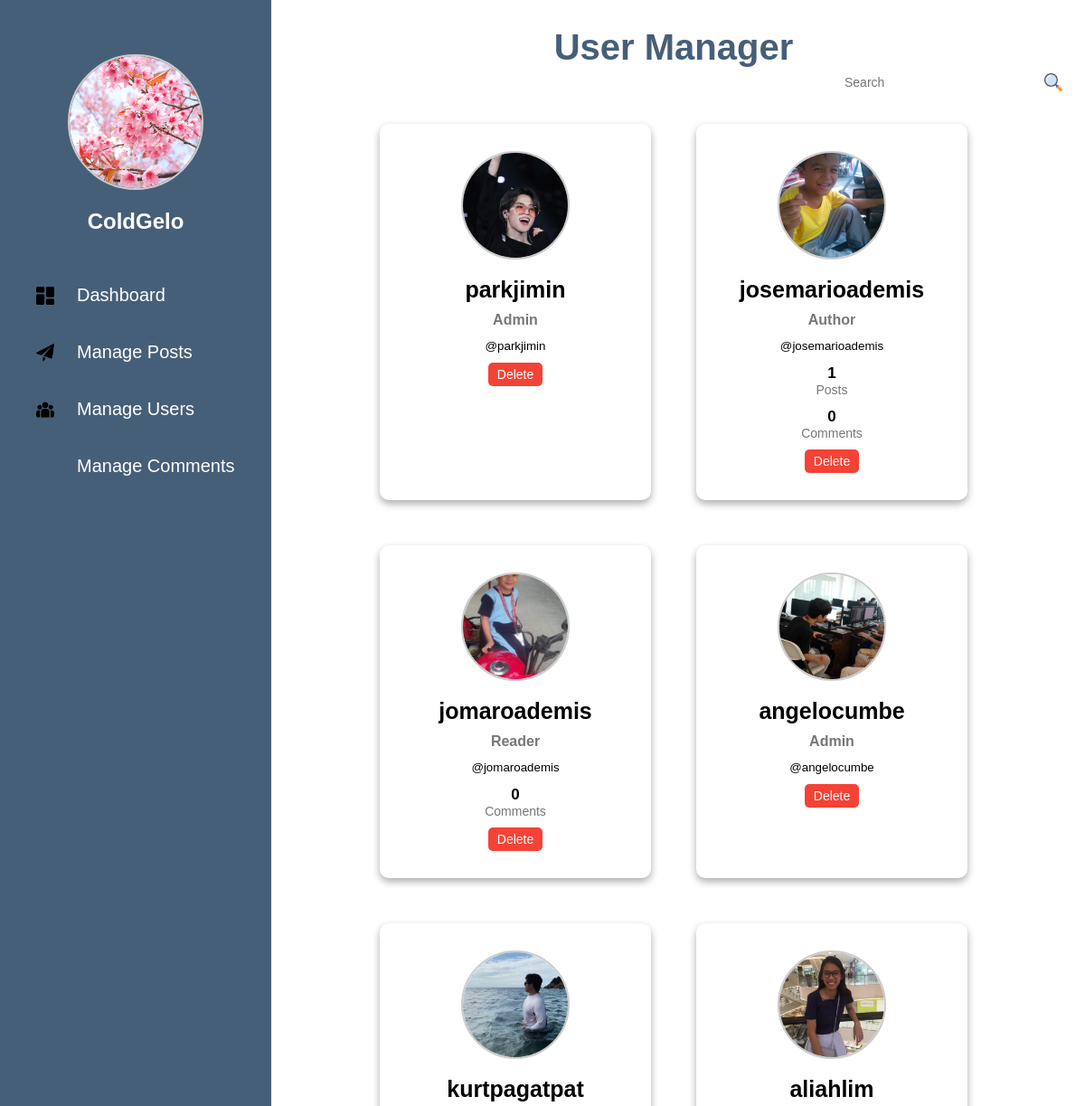
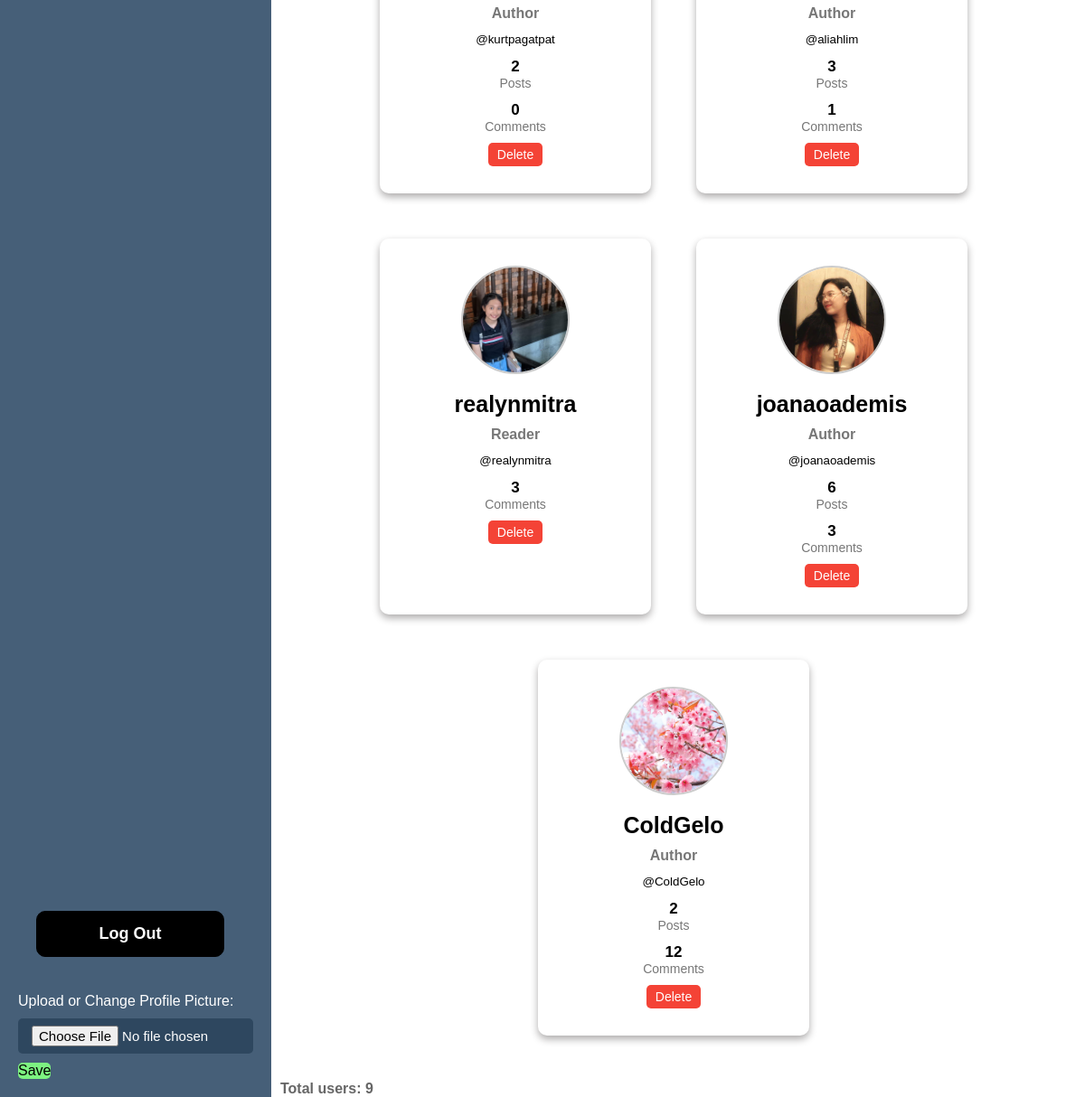
/Admin/users.php (signed in), run on the app's committed database (2 pictures, top to bottom).
### tables this page shows
CREATE TABLE `users` (
  `id` int(11) NOT NULL,
  `username` varchar(30) NOT NULL,
  `pass` varchar(255) NOT NULL,
  `email` varchar(100) NOT NULL,
  `created_at` datetime NOT NULL DEFAULT curtime(),
  `role` varchar(50) DEFAULT NULL,
  `display_name` varchar(100) DEFAULT NULL,
  `gender` enum('male','female','not-specified') DEFAULT NULL,
  `bio` text DEFAULT NULL,
  `profile_picture` varchar(255) DEFAULT NULL
);

### db.php (called while the page is built, shortened)
<?php
require('db.connect.php');
function executeQuery($sql, $data){
    global $conn;
    $stmt = $conn->prepare($sql);
    if (count($data) > 0) {
        $values = array_values($data);
        $types = str_repeat('s', count($values));
        $stmt->bind_param($types, ...$values);
    }
    $stmt->execute();
    return $stmt;
}
function selectOne($table, $conditions = []){
    $sql = "SELECT * FROM $table";
    $i = 0;
    foreach ($conditions as $key => $value){
        if ($i === 0){
            $sql = $sql . " WHERE $key = ?";
        } else {
            $sql = $sql . " AND $key = ?";
        }
        $i++;
    }
    $sql = $sql . " LIMIT 1";
    $stmt = executeQuery($sql, $conditions);
    $records = $stmt->get_result()->fetch_all(MYSQLI_ASSOC);
    return !empty($records) ? $records[0] : [];
}
function users() {
    global $conn;
    $sql = "SELECT
                u.id AS user_id, u.username, u.email, u.role,
                u.gender, u.bio, u.profile_picture, u.created_at,
                COALESCE(p.post_count, 0) AS post_count,
                COALESCE(c.comment_count, 0) AS comment_count
            FROM users u
            LEFT JOIN (SELECT users_id, COUNT(*) AS post_count FROM post GROUP BY users_id) p ON u.id = p.users_id
            LEFT JOIN (SELECT users_id, COUNT(*) AS comment_count FROM comments GROUP BY users_id) c ON u.id = c.users_id
            ORDER BY u.created_at DESC";
    return $conn->query($sql)->fetch_all(MYSQLI_ASSOC);
}
function role($role) {
    $role = strtolower($role);
    return in_array($role, ['admin', 'author']) ? $role : 'reader';
}
?>

### Admin/users.php (the view, shortened to what this page needs)
<?php
include ('../db.connect.php');
include ('../db.php');
$users = users();
?>
<!DOCTYPE html>
<html lang="en">
<head>
    <link rel="stylesheet" href="users.css">
</head>
<body>
    <?php include("header.php") ?>
    <div class="container">
        <h1>User Manager</h1>
        <div class="s-main">
            <img class="s-image" src="image/search.png" alt="">
            <input class="s-box" type="text" placeholder="Search">
        </div>
        <div class="users">
            <?php if (empty($users)): ?>
                <div class="no-users">No users found in the database.</div>
            <?php else: ?>
                <?php foreach ($users as $user): ?>
                    <div class="box-user">
                        <div id="<?= role($user['role']) ?>">
                            <?php if (!empty($user['profile_picture'])): ?>
                                <img src="../profiles/<?php echo htmlspecialchars($user['profile_picture']); ?>" alt="Profile Picture">
                            <?php else: ?>
                                <img src="image/profile.png" alt="Default Profile">
                            <?php endif; ?>
                            <h3><?= htmlspecialchars($user['username']) ?></h3>
                            <h2 id="role"><?= htmlspecialchars(ucfirst($user['role'] ?? 'Reader')) ?></h2>
                            <div class="user-info">
                                <small>@<?= htmlspecialchars($user['username']) ?></small>
                            </div>
                            <?php if ($user['role'] !== 'reader' && $user['role']  !== 'admin'): ?>
                                <div class="count">
                                    <p class="value"><?= $user['post_count'] ?></p>
                                    <p class="label">Posts</p>
                                </div>
                            <?php endif; ?>
                            <?php if ($user['role'] !== 'admin'): ?>
                                <div class="count">
                                    <p class="value"><?= $user['comment_count'] ?></p>
                                    <p class="label">Comments</p>
                                </div>
                            <?php endif; ?>
                            <form method="POST"  class="delete-form" onsubmit="return confirm('Delete this user and all their posts/comments?');">
                                <button type="submit" name="delete" class="user-delete">Delete</button>
                            </form>
                        </div>
                    </div>
                <?php endforeach; ?>
            <?php endif; ?>
        </div>
        <?php if (!empty($users)): ?>
            <p class="total-users">
                Total users: <?= count($users) ?>
            </p>
        <?php endif; ?>
    </div>
</body>
</html>

### Admin/header.php (shortened to what this page needs)
<?php
require_once ('../db.connect.php');
require_once ('../db.php');
$profile_pic_path = 'image/profile.png';
$display_name = '';
if (isset($_SESSION['user_id'])) {
        $user = selectOne('users', ['id' => $_SESSION['user_id']]);
        if ($user && !empty($user['profile_picture'])) {
            $profile_pic_path = '../profiles/' . $user['profile_picture'];
        }
        $display_name = $user['display_name'] ?? $user['username'] ?? '';
}
?>
<!DOCTYPE html>
<html lang="en">
<head>
    <link rel="stylesheet" href="header.css">
</head>
<body>
    <nav>
        <img class="image-display"
             src="<?= htmlspecialchars($profile_pic_path) ?>?v=<?= time() ?>"
             alt="Profile Picture"
             title="<?= htmlspecialchars($display_name) ?>"
             onerror="this.src='image/profile.png'">
        <h2 class="name"><?= htmlspecialchars($display_name ?: 'Guest') ?></h2>
        <ul class="links">
            <li><img src="image/dashboard.png" alt=""><a href="dashboard.php">Dashboard</a></li>
            <li><img src="image/paper-plane.png" alt=""><a href="posts.php">Manage Posts</a></li>
            <li><img src="image/group.png" alt=""><a href="users.php">Manage Users</a></li>
            <li><img src="image/chat.png" alt=""><a href="comments.php">Manage Comments</a></li>
        </ul>
        <button class="btn" onclick="window.location.href='logout.php'">
            <b>Log Out</b>
        </button>
        <form method="POST" enctype="multipart/form-data">
            <div class="profile">
                <label class="up">Upload or Change Profile Picture:</label>
                <input type="file" class="upload" name="profile-picture" accept="image/*" >
            </div>
            <div class="dub">
                <button type="submit" class="save">Save</button>
            </div>
        </form>
    </nav>
</body>
</html>

### Admin/users.css (style rules this page uses)
.container { margin-left: 290px; background: white; padding: 0 20px; }
h1 { text-align: center; width: 100%; font-size: 40px; color: #465F78; padding-top: 30px; }
.s-main { position: relative; display: flex; justify-content: flex-end; align-items: center; }
.s-image { width: 25px; position: absolute; padding-right: 5px; color: #666; }
.s-box { width: 30%; padding: 8px 15px 8px 15px; border-radius: 10px; border: none; font-size: 14px; }
.users { margin-top: 30px; display: flex; flex-wrap: wrap; gap: 50px; justify-content: center; }
.box-user { background-color: white; border-radius: 10px; box-shadow: 0 4px 8px 0 rgb(174, 172, 172); padding: 30px; width: 300px; height: auto; flex-direction: column; position: relative; text-align: center; }
.box-user img { width: 120px; height: 120px; border-radius: 50%; object-fit: cover; border: 2px solid #ccc; }
.box-user h3 { color: black; font-size: 25px; margin-top: 15px; }
.box-user #role { color: #777; font-size: 16px; margin-top: 10px; margin-bottom: 10px; }
.box-user .count { text-align: center; width: 100%; display: inline; justify-content: space-around; margin-bottom: 15px; }
.box-user .count .value { margin-top: 12px; font-size: 17px; font-weight: bold; }
.box-user .count .label { font-size: 14px; color: #777; }
.box-user button { margin-top: 10px; padding: 5px 10px; border: none; border-radius: 5px; font-size: 14px; cursor: pointer; }
.box-user .user-delete { background-color: #f44336; color: white; }
.total-users { margin-top: 50px; color: #666; font-weight: bold; }

### Admin/header.css (style rules this page uses)
* { margin: 0; padding: 0; box-sizing: border-box; font-family: 'Poppins', sans-serif; }
body { position: relative; overflow-x: hidden; }
nav { position: fixed; background: #465F78; width: 300px; height: 100%; display: flex; padding: 20px; flex-direction: column; transition: transform 0.3s ease; z-index: 100; }
h2 { color: #ffffff; margin-bottom: -30px; margin-top: 5px; }
.image-display { align-items: center; margin: 40px auto 0; width: 150px; height: 150px; border-radius: 50%; object-fit: cover; border: 2px solid #ccc; display: block; }
nav .name { height: 60px; margin-bottom: 10px; display: flex; align-items: center; justify-content: center; }
nav li { margin-top: 30px; display: flex; align-items: center; margin-bottom: 40px; padding-left: 20px; text-decoration: none; color: #fff; font-size: 24px; }
nav li a { text-decoration: none; display: block; color: #fff; font-size: 20px; }
nav li img { margin-right: 25px; vertical-align: middle; width: 20px; }
nav .btn { background-color: black; color: white; font-weight: bolder; border: 1px solid black; padding: 14px 16px; width: 80%; border-radius: 10px; font-size: 18px; cursor: pointer; margin-top: auto; margin-left: 20px; margin-bottom: 40px; }
.upload { color: white; }
.profile input { margin-top: 10px; margin-bottom: 10px; }
.dub button { background-color: none; margin: 0; padding: 0; font-size: 16px; }
.save { background-color: #7df381; color: black; border: none; border-radius: 5px; cursor: pointer; transition: background-color 0.3s ease; }
.up { color: white; }
.upload { display: inline-block; background-color: #233e54b0; color: white; padding: 8px 15px; border-radius: 5px; cursor: pointer; font-size: 15px; margin-bottom: 10px; width: 100%; }

### data on the page
users: profile_picture (picture), username "ColdGelo", role "Author", post_count "2", comment_count "12"
users: profile_picture (picture), username "parkjimin", role "Admin"
users: profile_picture (picture), username "josemarioademis", role "Author", post_count "1", comment_count "0"
users: profile_picture (picture), username "jomaroademis", role "Reader", comment_count "0"
users: profile_picture (picture), username "angelocumbe", role "Admin"
users: profile_picture (picture), username "kurtpagatpat", role "Author", post_count "2", comment_count "0"
users: profile_picture (picture), username "aliahlim", role "Author", post_count "3", comment_count "1"
users: profile_picture (picture), username "realynmitra", role "Reader", comment_count "3"
users: profile_picture (picture), username "joanaoademis", role "Author", post_count "6", comment_count "3"

### other printed values
count($users) "9"
